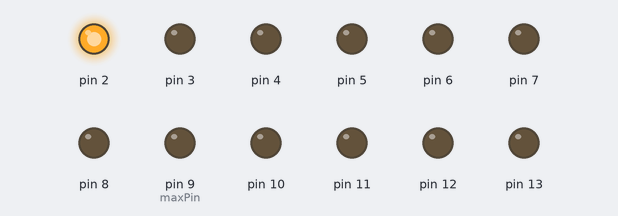
This sketch was run on a simulated Arduino Uno, built with avr-gcc and run on an emulated ATmega328P. On the bench: output pins drawn as LEDs (lit = HIGH).

Above: at 0.1 s.
Timing chart, 0 to 1.6 s (numbered marks = the images above):
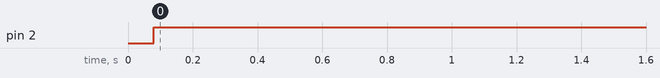

The sketch:

bruteforce.ino
```cpp
// Virginia McCreary
// with colten Jackson
// CUCfablab.org
// open source code, open source curriculum
// use and prosper ;)

// plug in pins 2 through 13 from this arduino to the locked arduino
// This arduino will OUTPUT all possible high and low combinations
// For 8 bits, that's pins 2 through 9

// this is version 1.0
// It uses recursion because that's what makes most sense to me... :)

int maxPin = 9;

void setup() {
  // put your setup code here, to run once:

  // initialize all the pins you might use to be OUTPUTs and LOW
  // LOW is the same as ground, or 0 volts. It stands in for that key pin existing.
  // HIGH is the same as 5 volts. It stands in for that key pin NOT existing.
  for(int i = 2; i <= 13; i++) {
    pinMode(i, OUTPUT);
    digitalWrite(i, LOW);
  }

  // initialize serial communication at 9600 bits per second:
  // to see output
  //Serial.begin(9600);
  tryBothBits(2);

}

void loop() {
  // put your main code here, to run repeatedly:


}

void tryBothBits(int pinNumber) {
    if (pinNumber > maxPin)
      return;
    // this is to slow down so that the lock can read and print, which is sloooow
    delay(80);

    digitalWrite(pinNumber, HIGH);


    //Serial.print("1 ");
    //Serial.println(pinNumber);
    //delay(10);
    tryBothBits(pinNumber++);

    digitalWrite(pinNumber, LOW);

    //Serial.print("0 ");
    //Serial.println(pinNumber);
    //delay(10);
    tryBothBits(pinNumber++);

    return;
}
```

Measured:
- by itself, pin 2: LOW → HIGH at 0.08 s
